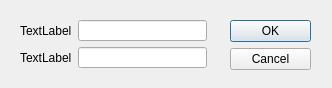
<?xml version="1.0" encoding="UTF-8"?>
<ui version="4.0">
 <class>Dialog</class>
 <widget class="QDialog" name="Dialog">
  <property name="geometry">
   <rect>
    <x>0</x>
    <y>0</y>
    <width>332</width>
    <height>88</height>
   </rect>
  </property>
  <property name="windowTitle">
   <string>Dialog</string>
  </property>
  <widget class="QDialogButtonBox" name="buttonBox">
   <property name="geometry">
    <rect>
     <x>230</x>
     <y>20</y>
     <width>81</width>
     <height>241</height>
    </rect>
   </property>
   <property name="orientation">
    <enum>Qt::Vertical</enum>
   </property>
   <property name="standardButtons">
    <set>QDialogButtonBox::Cancel|QDialogButtonBox::Ok</set>
   </property>
   <property name="centerButtons">
    <bool>false</bool>
   </property>
  </widget>
  <widget class="QWidget" name="">
   <property name="geometry">
    <rect>
     <x>20</x>
     <y>20</y>
     <width>187</width>
     <height>48</height>
    </rect>
   </property>
   <layout class="QFormLayout" name="formLayout">
    <item row="0" column="0">
     <widget class="QLabel" name="labelParam1">
      <property name="text">
       <string>TextLabel</string>
      </property>
     </widget>
    </item>
    <item row="0" column="1">
     <widget class="QLineEdit" name="lineEditParam1"/>
    </item>
    <item row="1" column="0">
     <widget class="QLabel" name="labelParam2">
      <property name="text">
       <string>TextLabel</string>
      </property>
     </widget>
    </item>
    <item row="1" column="1">
     <widget class="QLineEdit" name="lineEditParam2"/>
    </item>
   </layout>
  </widget>
 </widget>
 <resources/>
 <connections>
  <connection>
   <sender>buttonBox</sender>
   <signal>accepted()</signal>
   <receiver>Dialog</receiver>
   <slot>accept()</slot>
   <hints>
    <hint type="sourcelabel">
     <x>248</x>
     <y>254</y>
    </hint>
    <hint type="destinationlabel">
     <x>157</x>
     <y>274</y>
    </hint>
   </hints>
  </connection>
  <connection>
   <sender>buttonBox</sender>
   <signal>rejected()</signal>
   <receiver>Dialog</receiver>
   <slot>reject()</slot>
   <hints>
    <hint type="sourcelabel">
     <x>316</x>
     <y>260</y>
    </hint>
    <hint type="destinationlabel">
     <x>286</x>
     <y>274</y>
    </hint>
   </hints>
  </connection>
 </connections>
</ui>
